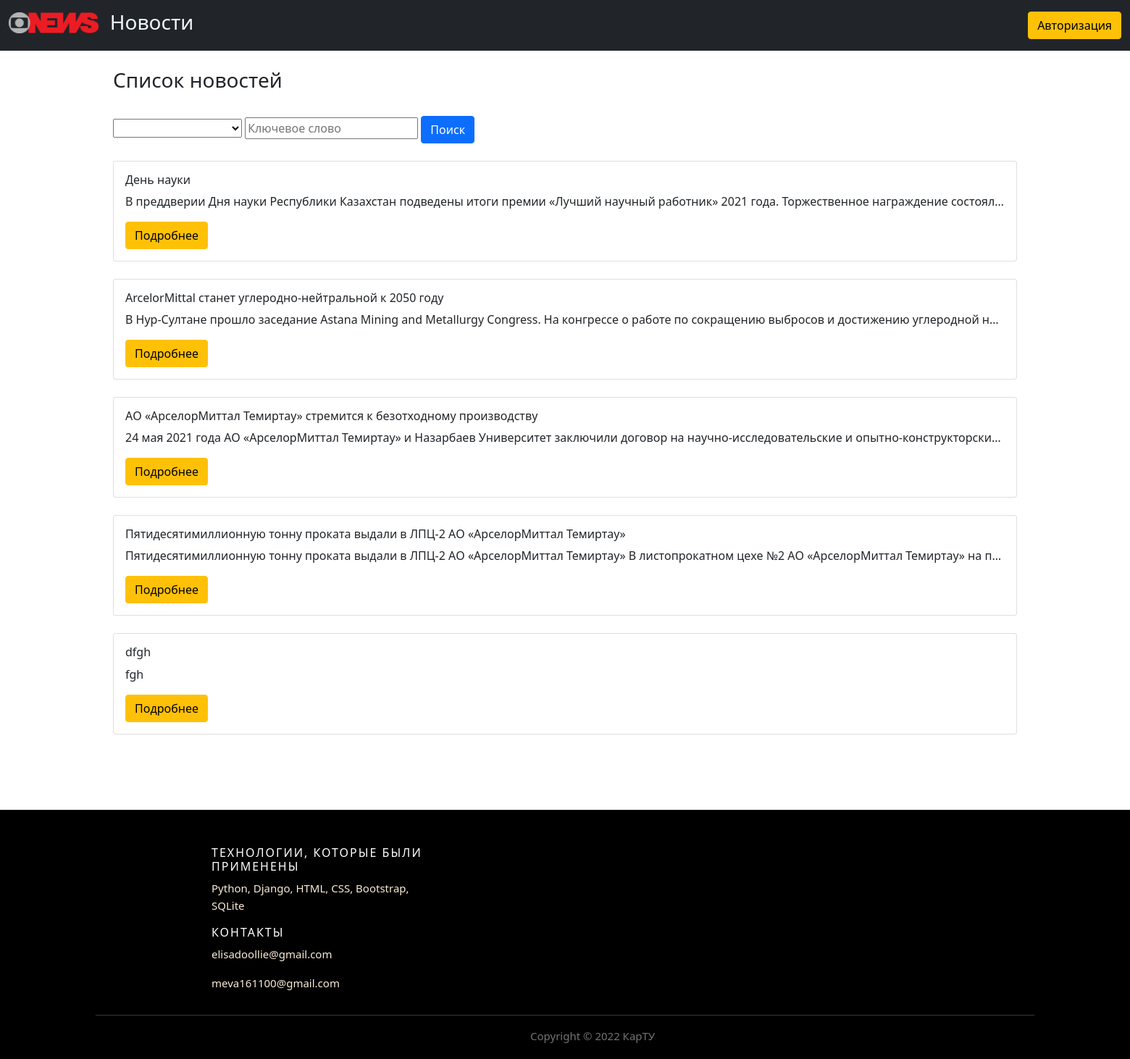
The page /news/951140000042/ on the database its author committed.
### app/models.py (models this page shows, shortened)
class News(models.Model):
    bin_news = models.ForeignKey(Predpriyatie, on_delete=models.CASCADE, verbose_name="БИН предприятия")
    title = models.CharField(max_length=100, verbose_name="Тема")
    content = models.TextField(verbose_name="Описание")
    tags = models.ForeignKey(Tag, null=True, on_delete=models.CASCADE, related_name='tags', verbose_name='Теги')
    file = models.FileField(upload_to='files/', blank=True, null=True)
    class Meta:
        verbose_name_plural = "Новости"

### app/views.py (the view)
# urls.py: path('news/<int:pk>/', NewsView.as_view(), name='news_list'),
class NewsView(View):
    def get(self, request, pk):
        news = News.objects.filter(bin_news__bin_id__contains=pk)
        tags = Tag.objects.all()
        tag = self.request.GET.get('tag')
        if tag:
            news = news.filter(tags__tag=tag)
        search = self.request.GET.get('search')
        if search:
            news = news.filter(title__contains=search)
        if search:
            news = news.filter(content__contains=search)
        return render(request, 'news_list.html', {'news': news, 'tag': tags})

### app/templates/news_list.html (shortened to what this page needs)
{% extends 'layout.html' %}
{% block content %}
{% load static %}
<!DOCTYPE html>
<html lang="en">
<head>
    <link rel="stylesheet" href="{% static 'css/news.css' %}">
    <link href="https://cdn.jsdelivr.net/npm/bootstrap@5.1.3/dist/css/bootstrap.min.css" rel="stylesheet">
</head>
<header >
  <nav class="navbar navbar-expand-lg navbar-dark bg-dark" id = "nb">
    <div class="container-fluid">
      <a class="navbar-brand" href="{% url 'index' %}"><img src="{% static 'img/logo.png' %}" class="card-img-top" alt="..."> </a>
      <div class="collapse navbar-collapse" id="navbarNav">
        <h3 style="color: aliceblue;"> Новости </h3>
      </div>
      <a type="button" class="btn btn-warning position-relative" id="autorization" href = "{% url 'admin:index' %}">
        Авторизация </a>
      <br>
    </div>
  </nav>
</header>
<body>
  <br>
  <div class="news-borders">
 <h3>Список новостей</h3>
 <br>
     <form method="GET" action="" style="width:600px">
        <select name="tag" >
            <option></option>
            {% for i in tag %}
            <option>{{ i.tag }}</option>
            {% endfor %}
        </select>
        <input type="text" name="search" placeholder="Ключевое слово">
        <button class = "btn btn-primary">Поиск</button>
    </form>
    <br>
    {% if news %}
    {% for n in news %}
 <div class="card">
    <div class="card-body">
      <h6 class="card-title">{{ n.title }}</h6>
      <p class="card-text">{{n.content}}</p>
      <a href="{% url 'news_detail' n.id %}" class="btn btn-warning" id="btn-prim">Подробнее</a>
    </div>
  </div>
  <br>
  {% endfor %}
  {% else %}
  <p>Новостей нет</p>
  {% endif %}
</div>
</body>
<footer class="site-footer">
  <div class="container">
    <div class="row">
      <div class="col-sm-12 col-md-6">
      </div>
      <div class="col-xs-6 col-md-3" style="position: relative; left: -500px;">
        <h6>Технологии, которые были применены</h6>
        <p style="color: antiquewhite;"> Python, Django, HTML, CSS, Bootstrap, SQLite </p>
        <h6>Контакты</h6>
        <p style="color: antiquewhite;"> elisadoollie@gmail.com </p>
        <p style="color: antiquewhite;"> meva161100@gmail.com </p>
      </div>
    </div>
    <hr>
  </div>
  <div class="container" style="position:relative; left: 600px">
    <div class="row">
      <div class="col-md-8 col-sm-6 col-xs-12">
        <p class="copyright-text">Copyright &copy; 2022 КарТУ
      </div>
    </div>
  </div>
</footer>
</html>
{% endblock %}

### app/static/css/news.css (style rules this page uses)
#nb { height: 70px; }
.navbar-brand { position: relative; top: 20px; width: 150px; height: 90px; }
.site-footer { background-color:#000000; padding:45px 0 20px; font-size:15px; line-height:24px; color:#737373; }
.site-footer hr { border-top-color:#bbb; opacity:0.5 }
.site-footer h6 { color:#fff; font-size:16px; text-transform:uppercase; margin-top:5px; letter-spacing:2px }
.copyright-text { margin:0 }
footer { position: relative; margin-top: 80px; width:100%; }
.card p { white-space: nowrap; overflow: hidden; text-overflow: ellipsis; }
.news-borders { position: relative; left: 10%; right: 10%; width: 80%; }
form { width: 400px; }

### rows shown on the page
News: title "День науки", content "В преддверии Дня науки Республики Казахстан подведены итоги премии «Лучший научный работник» 2021 года. Торжественное награждение состоял…"
News: title "ArcelorMittal станет углеродно-нейтральной к 2050 году", content "В Нур-Султане прошло заседание Astana Mining and Metallurgy Congress. На конгрессе о работе по сокращению выбросов и достижению углеродной н…"
News: title "АО «АрселорМиттал Темиртау» стремится к безотходному производству", content "24 мая 2021 года АО «АрселорМиттал Темиртау» и Назарбаев Университет заключили договор на научно-исследовательские и опытно-конструкторски…"
News: title "Пятидесятимиллионную тонну проката выдали в ЛПЦ-2 АО «АрселорМиттал Темиртау»", content "Пятидесятимиллионную тонну проката выдали в ЛПЦ-2 АО «АрселорМиттал Темиртау» В листопрокатном цехе №2 АО «АрселорМиттал Темиртау» на п…"
News: title "dfgh", content "fgh"
